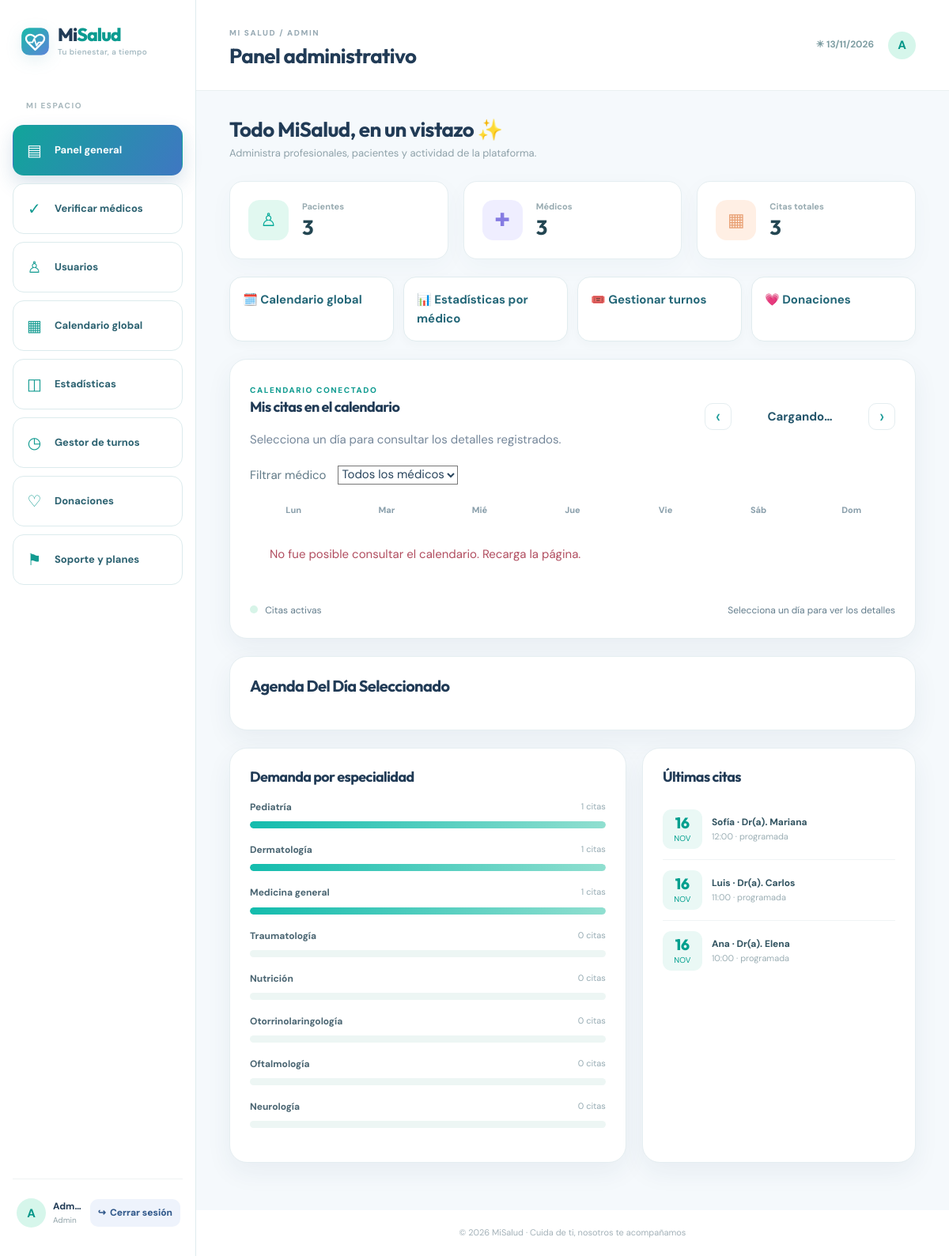
Page /admin/dashboard.php (signed in) on the committed database.
### tables this page shows
CREATE TABLE IF NOT EXISTS usuarios(id INT AUTO_INCREMENT PRIMARY KEY,nombre VARCHAR(90) NOT NULL,apellido_paterno VARCHAR(90) NOT NULL,apellido_materno VARCHAR(90) NOT NULL,correo VARCHAR(190) NOT NULL UNIQUE,telefono VARCHAR(10) NOT NULL,password_hash VARCHAR(255) NOT NULL,rol ENUM('paciente','medico','admin') NOT NULL,activo TINYINT(1) NOT NULL DEFAULT 1,creado_en TIMESTAMP NOT NULL DEFAULT CURRENT_TIMESTAMP);

CREATE TABLE IF NOT EXISTS citas(id INT AUTO_INCREMENT PRIMARY KEY,paciente_id INT NOT NULL,medico_id INT NOT NULL,consultorio_id INT NULL,fecha DATE NOT NULL,hora TIME NOT NULL,estado ENUM('programada','atendida','cancelada') NOT NULL DEFAULT 'programada',ocupacion_activa TINYINT GENERATED ALWAYS AS (CASE WHEN estado='programada' THEN 1 ELSE NULL END) STORED,creado_en TIMESTAMP NOT NULL DEFAULT CURRENT_TIMESTAMP,UNIQUE KEY cita_unica_medico(medico_id,fecha,hora,ocupacion_activa),UNIQUE KEY cita_unica_paciente(paciente_id,fecha,hora,ocupacion_activa),FOREIGN KEY(paciente_id) REFERENCES pacientes(id),FOREIGN KEY(medico_id) REFERENCES medicos(id),FOREIGN KEY(consultorio_id) REFERENCES consultorios(id));

### includes/functions.php (called while the page is built, shortened)
<?php
require_once __DIR__.'/../config/database.php';
function e($v):string{return htmlspecialchars((string)$v,ENT_QUOTES|ENT_SUBSTITUTE,'UTF-8');}
function url($path=''):string{
 $dir=str_replace('\\','/',dirname($_SERVER['SCRIPT_NAME']??'/MiSalud/index.php'));
 if(in_array(basename($dir),['paciente','medico','admin','api'],true))$dir=dirname($dir);
 $base=rtrim($dir,'/');
 return ($base?:'').'/'.ltrim($path,'/');
}
function current_user():?array{
 $stmt=db()->prepare('SELECT id,nombre,apellido_paterno,apellido_materno,correo,telefono,rol,activo FROM usuarios WHERE id=?');$stmt->execute([$_SESSION['uid']]);$u=$stmt->fetch();return ($u&&$u['activo'])?$u:null;
}
function all(string $sql,array $args=[]):array{$q=db()->prepare($sql);$q->execute($args);return $q->fetchAll();}
function count_rows(string $table):int{if(!in_array($table,['usuarios','pacientes','medicos','citas','especialidades','donaciones'],true))return 0;return (int)db()->query("SELECT COUNT(*) FROM $table")->fetchColumn();}
function ui_time($time):string{return $time?substr($time,0,5):'—';}

### config/database.php (called while the page is built, shortened)
<?php
function db(): PDO {
 static $pdo=null;
 if (!$pdo) {
  $pdo=new PDO('mysql:host='.DB_HOST.';dbname='.DB_NAME.';charset=utf8mb4',DB_USER,DB_PASS,[PDO::ATTR_ERRMODE=>PDO::ERRMODE_EXCEPTION,PDO::ATTR_DEFAULT_FETCH_MODE=>PDO::FETCH_ASSOC,PDO::ATTR_EMULATE_PREPARES=>false]);
 }
 return $pdo;
}

### admin/dashboard.php (the view)
<?php require_once __DIR__.'/../includes/layout.php';require_once __DIR__.'/../includes/widgets.php';require_once __DIR__.'/../includes/calendar_view.php';$u=require_role('admin');$stats=all('SELECT e.nombre,COUNT(c.id) total FROM especialidades e LEFT JOIN medicos m ON m.especialidad_id=e.id LEFT JOIN citas c ON c.medico_id=m.id GROUP BY e.id ORDER BY total DESC LIMIT 8');$max=max(array_column($stats,'total')?:[1]);$recent=all('SELECT c.fecha,c.hora,c.estado,p.nombre paciente,m.nombre medico FROM citas c JOIN pacientes pa ON pa.id=c.paciente_id JOIN usuarios p ON p.id=pa.usuario_id JOIN medicos me ON me.id=c.medico_id JOIN usuarios m ON m.id=me.usuario_id ORDER BY c.id DESC LIMIT 7');header_ui('Panel administrativo');?><div class="page-intro"><h2>Todo MiSalud, en un vistazo ✨</h2><p>Administra profesionales, pacientes y actividad de la plataforma.</p></div><div class="stat-grid"><?php stat_card('♙','Pacientes',count_rows('pacientes'));stat_card('✚','Médicos',count_rows('medicos'),'lavender');stat_card('▦','Citas totales',count_rows('citas'),'peach');?></div><div class="uc-shortcuts"><a class="uc-shortcut" href="<?=url('admin/calendario.php')?>">🗓️ Calendario global</a><a class="uc-shortcut" href="<?=url('admin/estadisticas.php')?>">📊 Estadísticas por médico</a><a class="uc-shortcut" href="<?=url('admin/turnos.php')?>">🎟️ Gestionar turnos</a><a class="uc-shortcut" href="<?=url('admin/donaciones.php')?>">💗 Donaciones</a></div><?php calendar_view('admin'); ?><div class="dashboard-grid"><section class="panel"><div class="panel-heading"><h2>Demanda por especialidad</h2></div><?php foreach($stats as $s):?><div class="bar-row"><div><strong><?=e($s['nombre'])?></strong><small><?=$s['total']?> citas</small></div><div class="bar-track"><span style="width:<?=($s['total']/$max)*100?>%"></span></div></div><?php endforeach;?></section><section class="panel"><div class="panel-heading"><h2>Últimas citas</h2></div><?php if(!$recent):empty_state('Sin movimientos','Las nuevas citas aparecerán aquí.');else:foreach($recent as $r):?><div class="appointment-row"><div class="date-square"><strong><?=date('d',strtotime($r['fecha']))?></strong><span><?=date('M',strtotime($r['fecha']))?></span></div><div class="appointment-info"><strong><?=e($r['paciente'])?> · Dr(a). <?=e($r['medico'])?></strong><small><?=ui_time($r['hora'])?> · <?=e($r['estado'])?></small></div></div><?php endforeach;endif;?></section></div><?php footer_ui();?>

### includes/layout.php (shortened to what this page needs)
<?php
require_once __DIR__.'/functions.php';
function header_ui(string $title,string $section=''):void{
 $u=current_user();$role=$u['rol']??'';
 $nav=[
  'paciente'=>[
    ['dashboard.php','Inicio','⌂'],
    ['agendar.php','Agendar cita','▦'],
    ['mis_citas.php','Mis citas / Calendario','◷'],
    ['mi_turno.php','Mi turno','♧'],
    ['donaciones.php','Donaciones','♡'],
    ['almacenamiento.php','Mis archivos','▣'],
    ['soporte.php','Soporte','⚑'],
  ],
  'medico'=>[
    ['dashboard.php','Inicio','⌂'],
    ['agenda.php','Mi calendario','▦'],
    ['reconocimiento.php','Mis logros','★'],
    ['almacenamiento.php','Mis archivos','▣'],
    ['soporte.php','Soporte / mi plan','⚑'],
  ],
  'admin'=>[
    ['dashboard.php','Panel general','▤'],
    ['medicos.php','Verificar médicos','✓'],
    ['usuarios.php','Usuarios','♙'],
    ['calendario.php','Calendario global','▦'],
    ['estadisticas.php','Estadísticas','◫'],
    ['turnos.php','Gestor de turnos','◷'],
    ['donaciones.php','Donaciones','♡'],
    ['soporte.php','Soporte y planes','⚑'],
  ]
 ];
?><!DOCTYPE html><html lang="es"><head><link rel="stylesheet" href="<?=url('assets/css/style.css?v=9')?>"></head><body class="<?= $u?'has-app':'public-page' ?>">
<?php if($u): ?>
<aside class="sidebar">
  <a class="brand brand-side" href="<?=url($role.'/dashboard.php')?>"><img class="brand-logo" src="<?=url('assets/img/misalud-logo.svg')?>" alt="MiSalud"><span>Mi<span>Salud</span><small>Tu bienestar, a tiempo</small></span></a>
  <div class="side-label">MI ESPACIO</div>
  <nav class="side-links"><?php foreach($nav[$role]??[] as $n): ?><a class="<?=basename($_SERVER['PHP_SELF'])===$n[0]?'selected':''?>" href="<?=url($role.'/'.$n[0])?>"><span><?=e($n[2])?></span><?=e($n[1])?></a><?php endforeach; ?></nav>
  <?php $profileUrl=url($role.'/perfil.php'); $photo=($role==='medico') ? row('SELECT foto_perfil FROM medicos WHERE usuario_id=?',[$u['id']]) : null; ?>
  <div class="side-bottom"><a class="account-chip" href="<?=$profileUrl?>"><div class="avatar"><?php if($role==='medico' && !empty($photo['foto_perfil'])):?><img src="<?=url('foto_medico.php')?>" alt="Foto de perfil"><?php else:?><?=e(mb_substr($u['nombre'],0,1))?><?php endif;?></div><div><strong><?=e($u['nombre'])?></strong><small><?=e(ucfirst($role))?></small></div></a><a class="logout logout-clear" title="Salir de mi cuenta" href="<?=url('logout.php')?>">↪ <span>Cerrar sesión</span></a></div>
</aside>
<div class="app-main"><header class="topbar"><div><span class="eyebrow">MI SALUD / <?=e(strtoupper($role))?></span><h1><?=e($title)?></h1></div><div class="top-actions"><span class="today-badge">☀ <?=date('d/m/Y')?></span><details class="account-dropdown"><summary class="round-profile account-avatar" aria-label="Abrir menú de cuenta"><?php if($role==='medico' && !empty($photo['foto_perfil'])):?><img src="<?=url('foto_medico.php')?>" alt="Foto de perfil"><?php else:?><?=e(mb_substr($u['nombre'],0,1))?><?php endif;?></summary></details></div></header><main class="content">
<?php endif; ?>
<?php }
function footer_ui():void { ?><?php if(current_user()): ?></main><footer class="app-footer">© <?=date('Y')?> MiSalud · Cuida de ti, nosotros te acompañamos</footer></div><?php else: ?><footer class="public-footer wrap">© <?=date('Y')?> MiSalud · Agenda médica inteligente</footer><?php endif; ?></body></html><?php }

### includes/widgets.php (shortened to what this page needs)
<?php
function stat_card($icon,$label,$value,$tone='mint'):void{?><article class="stat-card"><span class="stat-icon <?=$tone?>"><?=$icon?></span><div><small><?=e($label)?></small><strong><?=e($value)?></strong></div></article><?php }
?>

### includes/calendar_view.php (shortened to what this page needs)
<?php
function calendar_view(string $role):void{ ?>
<section class="panel uc-panel" id="unified-calendar" data-role="<?=e($role)?>" data-api="<?=e(url('api/eventos.php'))?>">
 <div class="uc-heading"><div><span class="eyebrow teal">CALENDARIO CONECTADO</span><h2>Mis citas en el calendario</h2><p>Selecciona un día para consultar los detalles registrados.</p></div><div class="uc-controls"><button type="button" class="cal-nav" data-prev aria-label="Mes anterior">‹</button><strong data-month>Cargando…</strong><button type="button" class="cal-nav" data-next aria-label="Mes siguiente">›</button></div></div>
 <?php if($role==='admin'): ?><label class="uc-filter">Filtrar médico <select id="calendar-doctor-filter"><option value="">Todos los médicos</option></select></label><?php endif; ?>
 <div class="calendar-weekdays uc-week"><span>Lun</span><span>Mar</span><span>Mié</span><span>Jue</span><span>Vie</span><span>Sáb</span><span>Dom</span></div><div data-days class="uc-days"></div>
 <div class="uc-footer"><span><i class="uc-legend"></i> Citas activas</span><span>Selecciona un día para ver los detalles</span></div>
</section><section class="panel uc-detail" id="unified-day-details"><h2>Agenda del <span data-selected-day>día seleccionado</span></h2><div data-event-list aria-live="polite"></div></section>
<?php }

### rows in the picture
usuarios: mb_substr($u['nombre'],0,1) "A", nombre "Adm…", role "Admin", role "ADMIN"
citas: fecha "16", fecha "NOV", usuarios.nombre "Sofía", usuarios.nombre "Mariana", hora "12:00", estado "programada"
citas: fecha "16", fecha "NOV", usuarios.nombre "Luis", usuarios.nombre "Carlos", hora "11:00", estado "programada"
citas: fecha "16", fecha "NOV", usuarios.nombre "Ana", usuarios.nombre "Elena", hora "10:00", estado "programada"

### other values in the picture
$n[2] "▤"
$n[1] "Panel general"
$n[2] "✓"
$n[1] "Verificar médicos"
$n[2] "♙"
$n[1] "Usuarios"
$n[2] "▦"
$n[1] "Calendario global"
$n[2] "◫"
$n[1] "Estadísticas"
$n[2] "◷"
$n[1] "Gestor de turnos"
$n[2] "♡"
$n[1] "Donaciones"
$n[2] "⚑"
